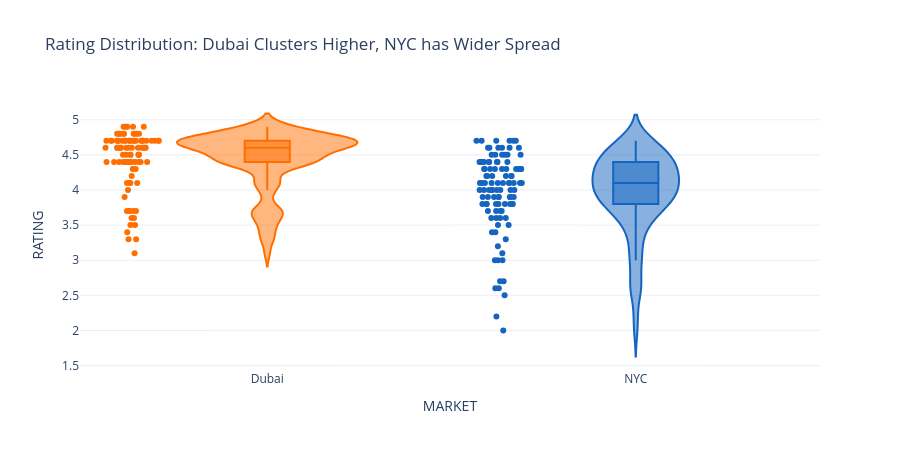

Notebook code for this chart:
### Code cell
# ── Rating Distribution (Violin) ──────────────────────────────
fig = px.violin(
    hotels[hotels["RATING"].notna()],
    x="MARKET", y="RATING", color="MARKET", box=True, points="all",
    color_discrete_map={"Dubai": "#FF6F00", "NYC": "#1565C0"},
    title="Rating Distribution: Dubai Clusters Higher, NYC has Wider Spread"
)
fig.update_layout(template="plotly_white", height=450, showlegend=False)
fig.show()

### Figure 1 — Plotly figure (JSON) as saved in the notebook; plotly's stock layout.template omitted (floating-point values rounded to 4 significant figures)
{"data": [{"alignmentgroup": "True", "box": {"visible": true}, "hovertemplate": "MARKET=%{x}<br>RATING=%{y}<extra></extra>", "legendgroup": "Dubai", "marker": {"color": "#FF6F00"}, "name": "Dubai", "offsetgroup": "Dubai", "orientation": "v", "points": "all", "scalegroup": "True", "showlegend": true, "type": "violin", "x": ["Dubai", "Dubai", "Dubai", "Dubai", "Dubai", "Dubai", "Dubai", "Dubai", "Dubai", "Dubai", "Dubai", "Dubai", "Dubai", "Dubai", "Dubai", "Dubai", "Dubai", "Dubai", "Dubai", "Dubai", "Dubai", "Dubai", "Dubai", "Dubai", "Dubai", "Dubai", "Dubai", "Dubai", "Dubai", "Dubai", "Dubai", "Dubai", "Dubai", "Dubai", "Dubai", "Dubai", "Dubai", "Dubai", "Dubai", "Dubai", "Dubai", "Dubai", "Dubai", "Dubai", "Dubai", "Dubai", "Dubai", "Dubai", "Dubai", "Dubai", "Dubai", "Dubai", "Dubai", "Dubai", "Dubai", "Dubai", "Dubai", "Dubai", "Dubai", "Dubai", "Dubai", "Dubai", "Dubai", "Dubai", "Dubai", "Dubai", "Dubai", "Dubai", "Dubai", "Dubai", "Dubai", "Dubai", "Dubai", "Dubai", "Dubai", "Dubai", "Dubai", "Dubai", "Dubai", "Dubai", "Dubai", "Dubai", "Dubai", "Dubai", "Dubai", "Dubai", "Dubai", "Dubai", "Dubai", "Dubai", "Dubai", "Dubai", "Dubai", "Dubai", "Dubai", "Dubai"], "x0": " ", "xaxis": "x", "y": [4.7, 4.7, 4.7, 4.7, 4.6, 4.6, 4.7, 4.7, 4.7, 4.7, 4.8, 4.7, 3.1, 4.3, 3.7, 3.7, 3.9, 3.6, 4.5, 4.4, 4.1, 3.3, 3.7, 4.6, 3.7, 3.4, 3.3, 4.8, 4.4, 4.9, 4.4, 4.7, 4.6, 4.6, 4.4, 4.7, 4.5, 4.1, 4.6, 4.1, 4.6, 4.9, 4.7, 4.7, 4.6, 4.6, 4.7, 4.5, 4.7, 4.4, 4.6, 4.4, 4.9, 4.7, 4.6, 4.8, 4.9, 4.5, 4.8, 4.7, 4.8, 4.6, 4.8, 4.1, 3.5, 3.5, 3.6, 3.7, 4.8, 4.9, 4.3, 4.7, 4.4, 4.8, 4.2, 4.7, 4.5, 4.4, 4.8, 4.6, 4.8, 4.5, 4.7, 4.4, 4.4, 4.4, 4.4, 4.7, 4.7, 4.4, 4.6, 4.7, 4.4, 4.0, 4.6, 4.5], "y0": " ", "yaxis": "y"}, {"alignmentgroup": "True", "box": {"visible": true}, "hovertemplate": "MARKET=%{x}<br>RATING=%{y}<extra></extra>", "legendgroup": "NYC", "marker": {"color": "#1565C0"}, "name": "NYC", "offsetgroup": "NYC", "orientation": "v", "points": "all", "scalegroup": "True", "showlegend": true, "type": "violin", "x": ["NYC", "NYC", "NYC", "NYC", "NYC", "NYC", "NYC", "NYC", "NYC", "NYC", "NYC", "NYC", "NYC", "NYC", "NYC", "NYC", "NYC", "NYC", "NYC", "NYC", "NYC", "NYC", "NYC", "NYC", "NYC", "NYC", "NYC", "NYC", "NYC", "NYC", "NYC", "NYC", "NYC", "NYC", "NYC", "NYC", "NYC", "NYC", "NYC", "NYC", "NYC", "NYC", "NYC", "NYC", "NYC", "NYC", "NYC", "NYC", "NYC", "NYC", "NYC", "NYC", "NYC", "NYC", "NYC", "NYC", "NYC", "NYC", "NYC", "NYC", "NYC", "NYC", "NYC", "NYC", "NYC", "NYC", "NYC", "NYC", "NYC", "NYC", "NYC", "NYC", "NYC", "NYC", "NYC", "NYC", "NYC", "NYC", "NYC", "NYC", "NYC", "NYC", "NYC", "NYC", "NYC", "NYC", "NYC", "NYC", "NYC", "NYC", "NYC", "NYC", "NYC", "NYC", "NYC", "NYC", "NYC", "NYC", "NYC", "NYC", "NYC", "NYC", "NYC", "NYC", "NYC", "NYC"], "x0": " ", "xaxis": "x", "y": [4.6, 4.5, 4.6, 3.8, 4.4, 3.7, 2.0, 2.7, 3.1, 4.1, 2.5, 2.7, 3.3, 3.0, 4.1, 4.1, 3.9, 4.1, 3.4, 3.5, 4.2, 3.0, 4.2, 4.3, 4.0, 3.8, 3.2, 3.9, 4.1, 3.8, 3.6, 4.4, 4.1, 4.4, 4.3, 3.7, 4.4, 4.1, 4.0, 4.0, 4.2, 3.8, 2.6, 4.0, 3.9, 3.4, 4.2, 4.3, 4.3, 3.9, 3.6, 3.9, 3.8, 4.5, 2.2, 4.3, 3.9, 4.4, 4.6, 4.4, 4.0, 4.5, 3.7, 3.9, 4.1, 4.4, 3.6, 3.8, 4.0, 4.7, 3.8, 4.7, 4.6, 4.3, 3.9, 4.3, 4.7, 4.7, 4.6, 4.7, 4.7, 4.3, 4.6, 4.0, 4.5, 4.0, 4.3, 4.5, 4.1, 4.5, 4.4, 2.6, 4.2, 3.8, 4.2, 3.5, 3.6, 4.1, 4.4, 3.0, 4.0, 3.7, 4.1, 3.8, 4.4, 4.3], "y0": " ", "yaxis": "y"}], "layout": {"height": 450, "legend": {"title": {"text": "MARKET"}, "tracegroupgap": 0}, "showlegend": false, "title": {"text": "Rating Distribution: Dubai Clusters Higher, NYC has Wider Spread"}, "violinmode": "overlay", "xaxis": {"anchor": "y", "categoryarray": ["Dubai", "NYC"], "categoryorder": "array", "domain": [0, 1], "title": {"text": "MARKET"}}, "yaxis": {"anchor": "x", "domain": [0, 1], "title": {"text": "RATING"}}}}
